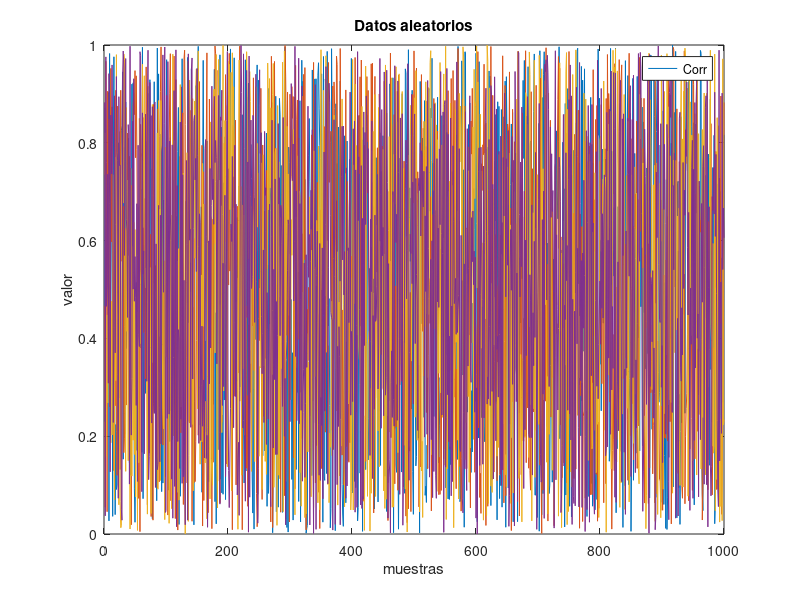

Recreate this plot in MATLAB. (Note: this script raises an error after producing the figure.)
% Actividad #5

% Objetivos:
% - Aprender a crear funciones, una para escibir archivos

% Nombre: sunombre
% Reposiitory: https://github.com/vasanza/SSE

% Limpiar variables y linea de comandos
clear%para borrar el workspace y liberar memoria RAM
clc %limpiar el command window

%% Generar datos alatorios
% En todo dataset las filas son muestras y las comlumnas son variables
variables=5; %Columnas
vname=["Corriente","Voltaje","variable3","variable4","variable5"];
%Tarea ----------------- modificar el numero de muestras del dataset
muestras=1000; %Filas
Dataset=rand(muestras, variables);
%matriz de muestras (filas) x variables (columnas)

%% Graficar el dataset
figure %no sobrescribe la anterior grafica
plot(Dataset(:,1:4));%
title("Datos aleatorios");
xlabel("muestras");
ylabel("valor");
legend(vname(1:4))

%% Guardar los carchivos VSC en el computador
filename = 'Data3.csv';
fSave_file(filename,Dataset)

%clear